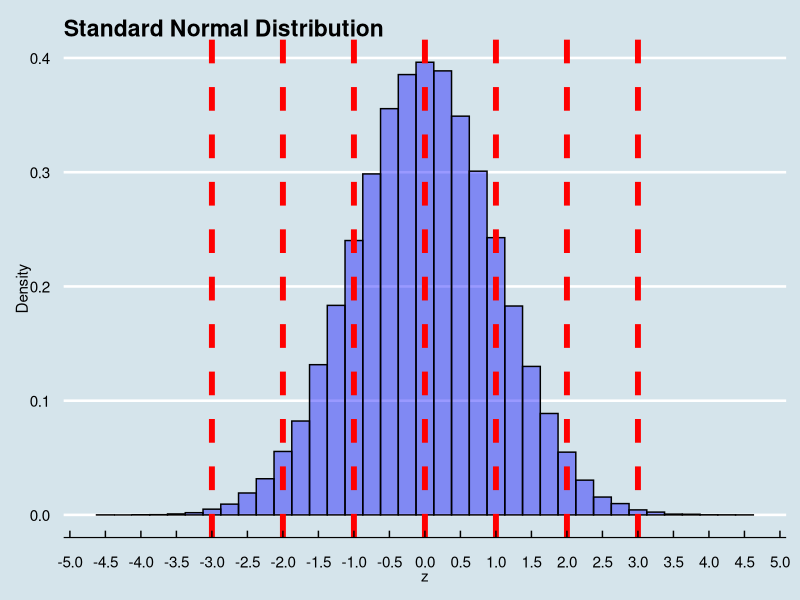
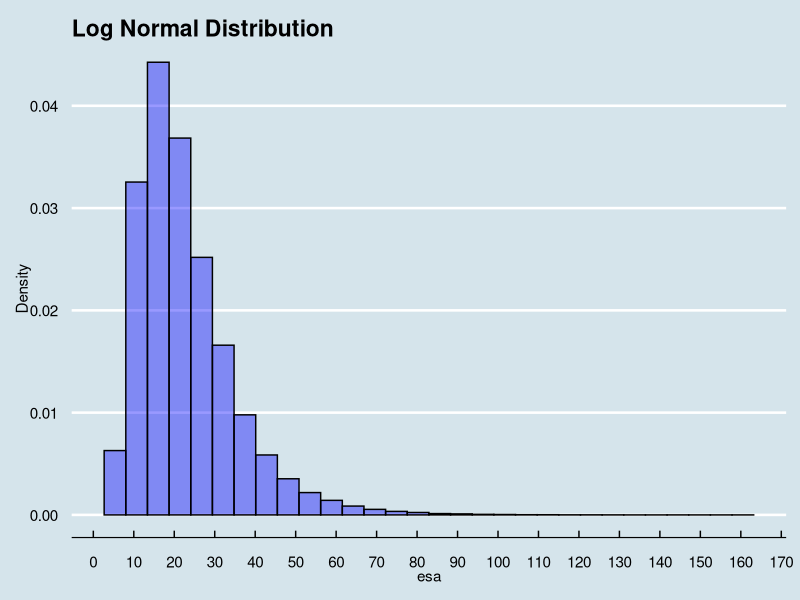
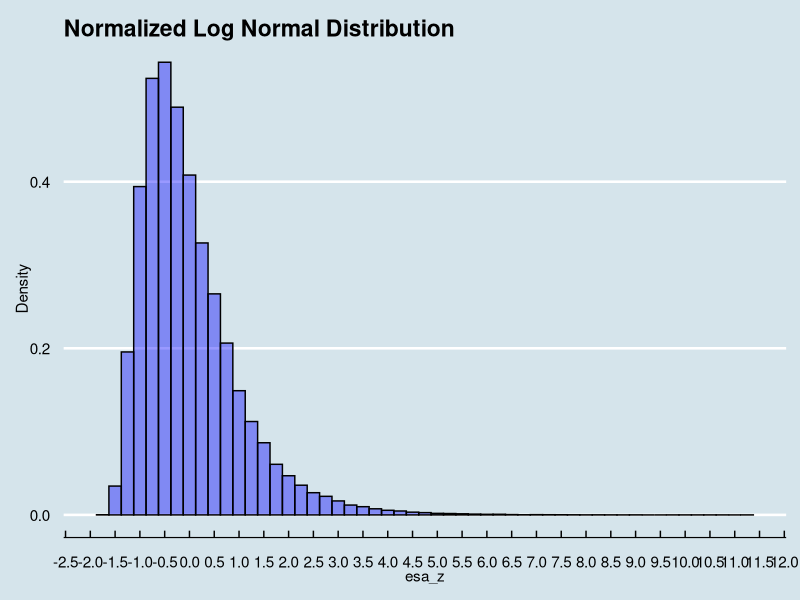
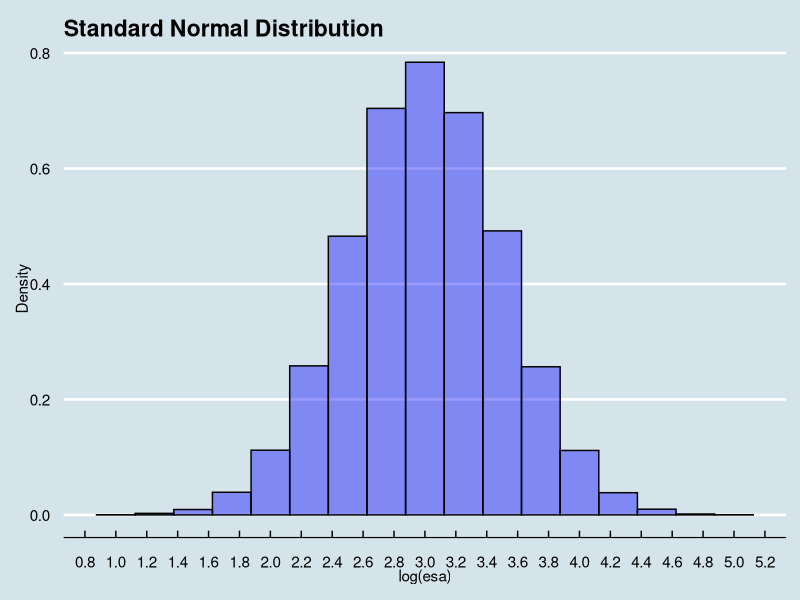
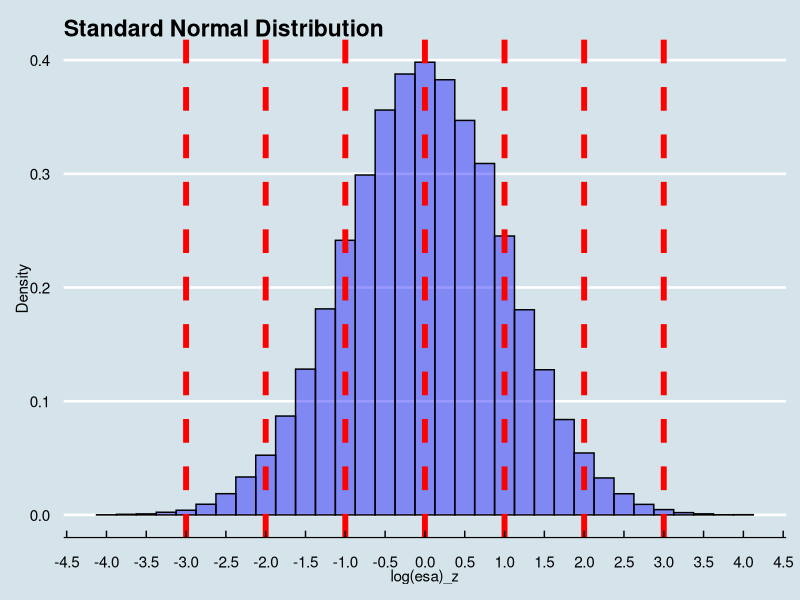

Here is the R script that generated these plots, in order:
## ---- chunk 1
library("ggplot2")
library("ggthemes")
library("scales") # for pretty_breaks
library("knitr") # setting options  
options(scipen=500000)
set.seed(271)
## ---- chunk 2
opts_chunk$set(fig.width=8, fig.height=4)
## ---- chunk 3
df <- data.frame(esa = rnorm(1e5) * 20 + 400)
df$esa_z <- (df$esa - mean(df$esa)) / sd(df$esa)
  
ggplot(df, aes(x=esa_z)) +
  geom_histogram(aes(y=..density..), binwidth=0.25, colour="black", fill="blue", alpha=0.4) +
  theme_economist() + scale_colour_economist() +
  scale_x_continuous(breaks=pretty_breaks(n=21)) +
  geom_vline(xintercept=-3:3, color="red", linetype="dashed", size=2) +
  ggtitle("Standard Normal Distribution") +
  ylab("Density") + xlab("z")
## ---- chunk 4
df <- data.frame(esa = rlnorm(1e5, meanlog=3, sdlog=0.5))

ggplot(df, aes(x=esa)) +
  geom_histogram(aes(y=..density..), colour="black", fill="blue", alpha=0.4) +
  theme_economist() + scale_colour_economist() +
  scale_x_continuous(breaks=pretty_breaks(n=21)) +
  ggtitle("Log Normal Distribution") +
  ylab("Density") + xlab("esa")
## ---- chunk 5
df$esa_z <- (df$esa - mean(df$esa)) / sd(df$esa)

ggplot(df, aes(x=esa_z)) +
  geom_histogram(aes(y=..density..), binwidth=0.25, colour="black", fill="blue", alpha=0.4) +
  theme_economist() + scale_colour_economist() +
  scale_x_continuous(breaks=pretty_breaks(n=21)) +
  ggtitle("Normalized Log Normal Distribution") +
  ylab("Density") + xlab("esa_z")
## ---- chunk 6
df$lesa <- log(df$esa)

ggplot(df, aes(x=lesa)) +
  geom_histogram(aes(y=..density..), binwidth=0.25, colour="black", fill="blue", alpha=0.4) +
  theme_economist() + scale_colour_economist() +
  scale_x_continuous(breaks=pretty_breaks(n=21)) +
  ggtitle("Standard Normal Distribution") +
  ylab("Density") + xlab("log(esa)")
## ---- chunk 7
df$lesa_z <- (df$lesa - mean(df$lesa)) / sd(df$lesa)

ggplot(df, aes(x=lesa_z)) +
  geom_histogram(aes(y=..density..), binwidth=0.25, colour="black", fill="blue", alpha=0.4) +
  theme_economist() + scale_colour_economist() +
  scale_x_continuous(breaks=pretty_breaks(n=21)) +
  geom_vline(xintercept=-3:3, color="red", linetype="dashed", size=2) +
  ggtitle("Standard Normal Distribution") +
  ylab("Density") + xlab("log(esa)_z")
